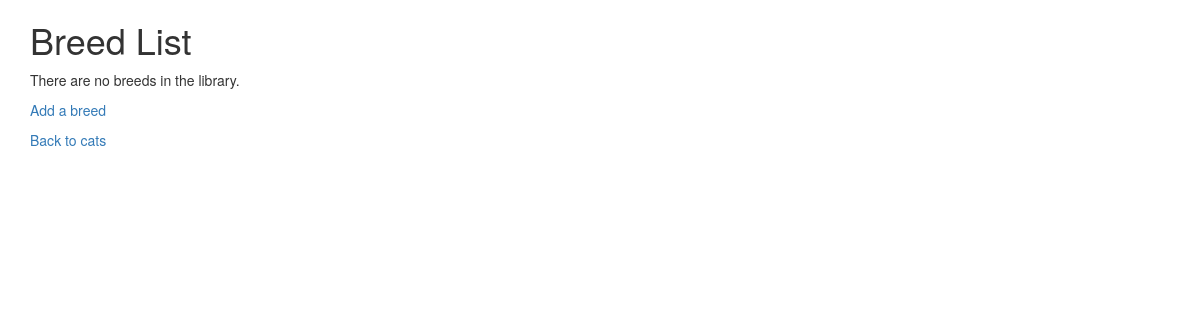
Page /cats/lookup/ (signed in) on the earlier database version.
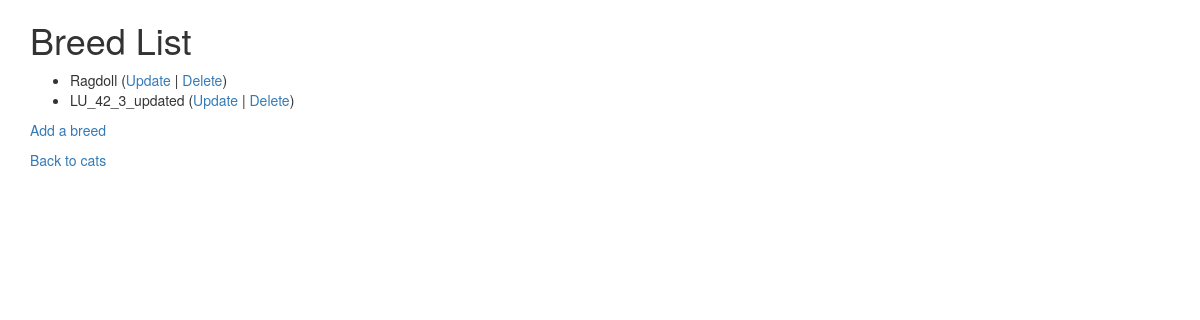
Same page on the later database version.
### cats/models.py (models this page shows, shortened)
class Breed(models.Model):
    name = models.CharField(max_length=200,
                            validators=[MinLengthValidator(2, validate_fail_info)])

### cats/views.py (the view)
# urls.py: path('lookup/', views.BreedView.as_view(), name='breed_list'),
class BreedView(LoginRequiredMixin, ListView):
    model = Breed
    template = 'cats/breed_list.html'

### cats/templates/cats/breed_list.html
{% extends "base_bootstrap.html" %}
{% block content %}
  <h1>Breed List</h1>
  {% if breed_list %}
  <ul>
    {% for breed in breed_list %}
      <li>
          {{ breed.name }}
         (<a href="{% url 'cats:breed_update' breed.id %}">Update</a> |
          <a href="{% url 'cats:breed_delete' breed.id %}">Delete</a>)
      </li>
    {% endfor %}
  </ul>
  {% else %}
    <p>There are no breeds in the library.</p>
  {% endif %}
  <p><a href="{% url 'cats:breed_create' %}">Add a breed</a></p>
  <p>
    <a href="{% url 'cats:all' %}">Back to cats</a>
  </p>
{% endblock %}

Differences in the rows shown:
added Breed: name "Ragdoll"
added Breed: name "LU_42_3_updated"
Other differences:
text no longer shown: "There are no breeds in the library."
